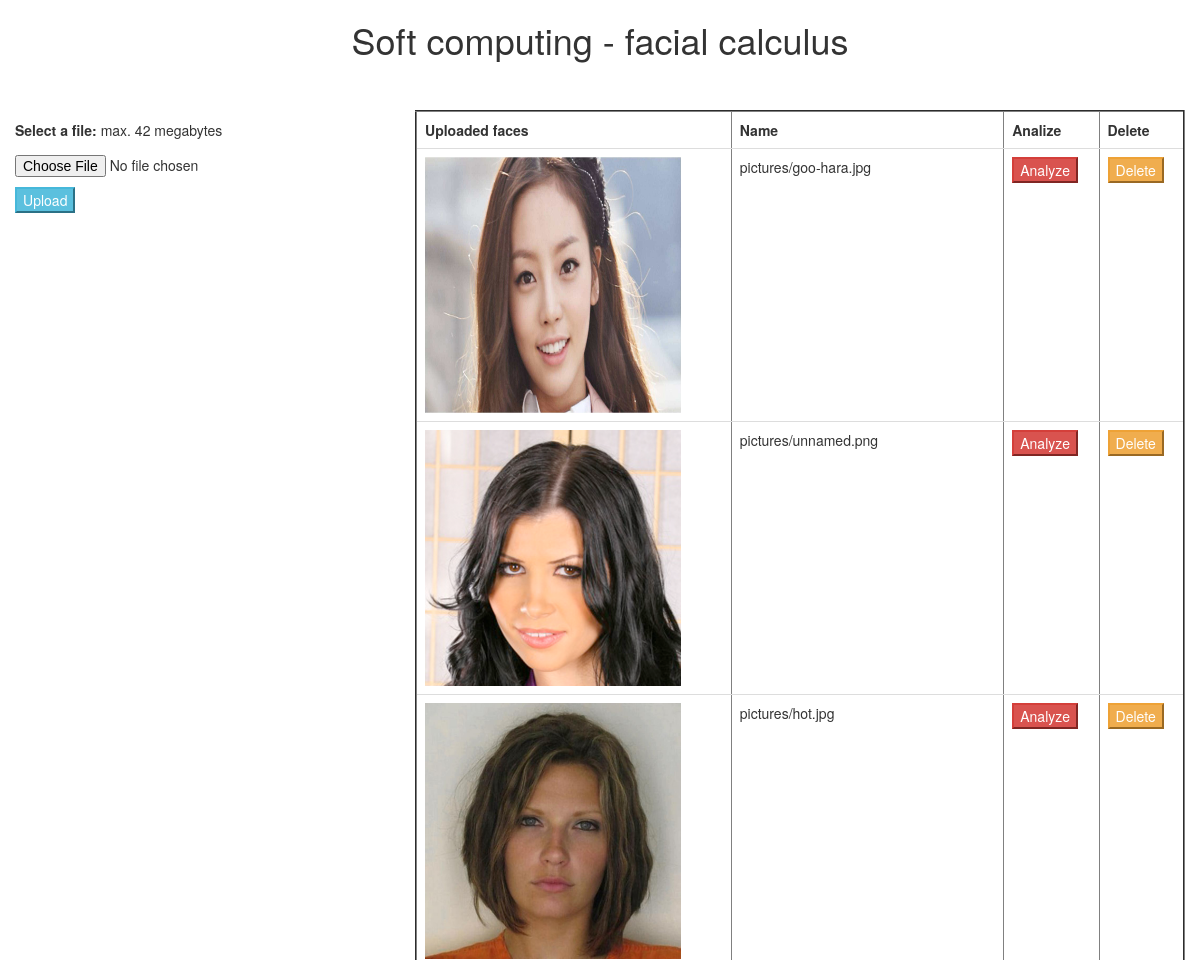
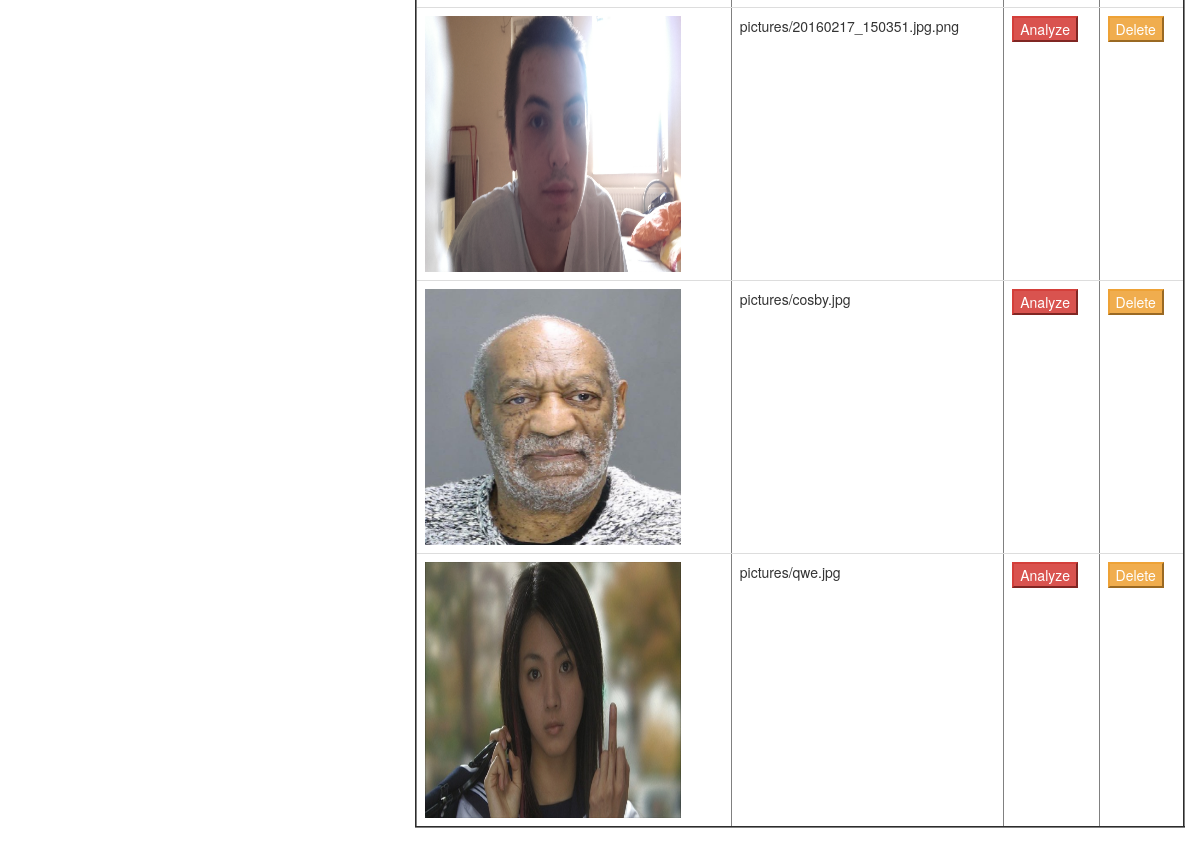
Screenshot of /facial_calculus/ with the database file from the repository (2 pictures, top to bottom).
### facial_calculus/models.py (models this page shows)
class Document(models.Model):
	docfile = models.FileField(upload_to='pictures')
	filename = models.CharField(max_length = 200, default = 'aaaa')

### facial_calculus/views.py (the view)
def list(request):
    if request.method == 'POST':
        form = DocumentForm(request.POST, request.FILES)
        if form.is_valid():
            newdoc = Document(docfile = request.FILES['docfile'],filename = request.FILES['docfile'].name[:-4])
            newdoc.save()
            return HttpResponseRedirect(reverse('facial_calculus.views.list'))
    else:
        form = DocumentForm() # A empty, unbound form
    documents = Document.objects.all()
    return render_to_response(
        'facial_calculus/list.html',
        {'documents': documents, 'form': form},
        context_instance=RequestContext(request)
    )

### facial_calculus/forms.py
class DocumentForm(forms.Form):
    docfile = forms.FileField(
        label='Select a file',
        help_text='max. 42 megabytes'
    )

### facial_calculus/templates/facial_calculus/list.html (shortened to what this page needs)
<!DOCTYPE html>
<html>
    <head>
        <link rel="stylesheet" href="http://maxcdn.bootstrapcdn.com/bootstrap/3.3.6/css/bootstrap.min.css">
    </head>
    <body >
    <h1 align="center"> Soft computing - facial calculus</h1> </br> </br>
    <div class="col-sm-4">
        <form action="{% url 'list' %}" method="post" enctype="multipart/form-data">
            <p>{{ form.docfile.label_tag }} {{ form.docfile.help_text }}</p>
            <p>
                {{ form.docfile }}
            </p>
            <p><input class="btn-info" type="submit" value="Upload" /></p>
        </form>
    </div>
    {% if documents %}
    <div class="col-sm-8">
       <table border = '2' align="center" class="table">
       <th> Uploaded faces </th>
       <th> Name </th>
       <th> Analize </th>
       <th> Delete </th>
        {% for document in documents %}
            <tr>
            <td>
				<a><img src="{{ document.docfile.url }}" height="256" width="256"></a>
            </td>
            <td>
                {{ document.docfile.name }}
            </td>
            <td>
				<form action = "redirect_to_analyze/{{ document.id }} " method = 'get'>
					<input class="btn-danger" type = 'submit' value = 'Analyze'>
				</form>
            </td>
            <td>
                <form action = "delete/{{ document.id }} " method = 'get'>
                    <input class ="btn-warning" type = 'submit' value = 'Delete'>
                </form>
            </td>
			</tr>
        {% endfor %}
        </table>
    </div>
    {% else %}
        <p>No documents.</p>
    {% endif %}
    </body>
</html>

### rows the page displays
Document: docfile (picture), docfile.name "pictures/goo-hara.jpg"
Document: docfile (picture), docfile.name "pictures/unnamed.png"
Document: docfile (picture), docfile.name "pictures/hot.jpg"
Document: docfile (picture), docfile.name "pictures/20160217_150351.jpg.png"
Document: docfile (picture), docfile.name "pictures/cosby.jpg"
Document: docfile (picture), docfile.name "pictures/qwe.jpg"
